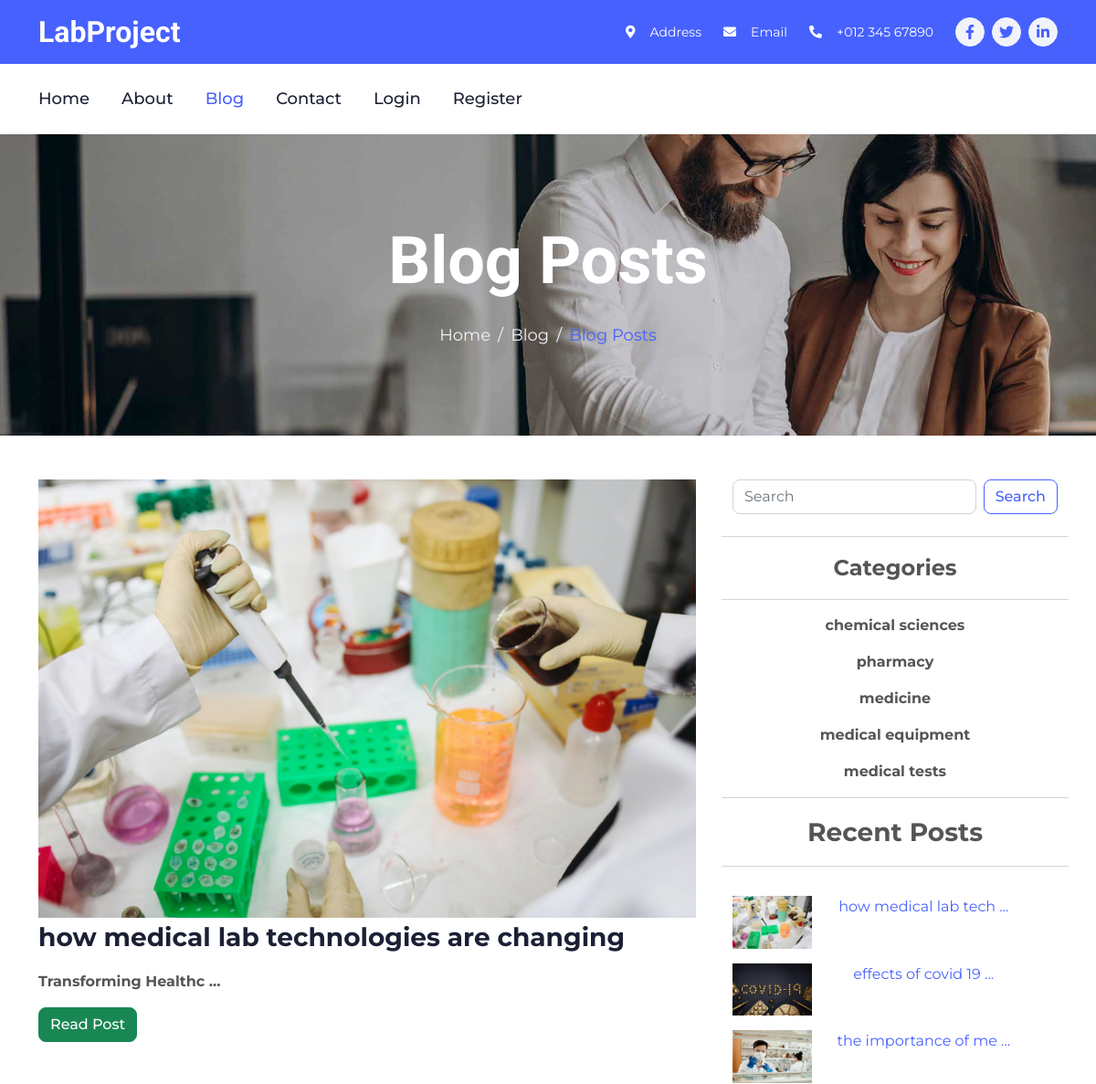
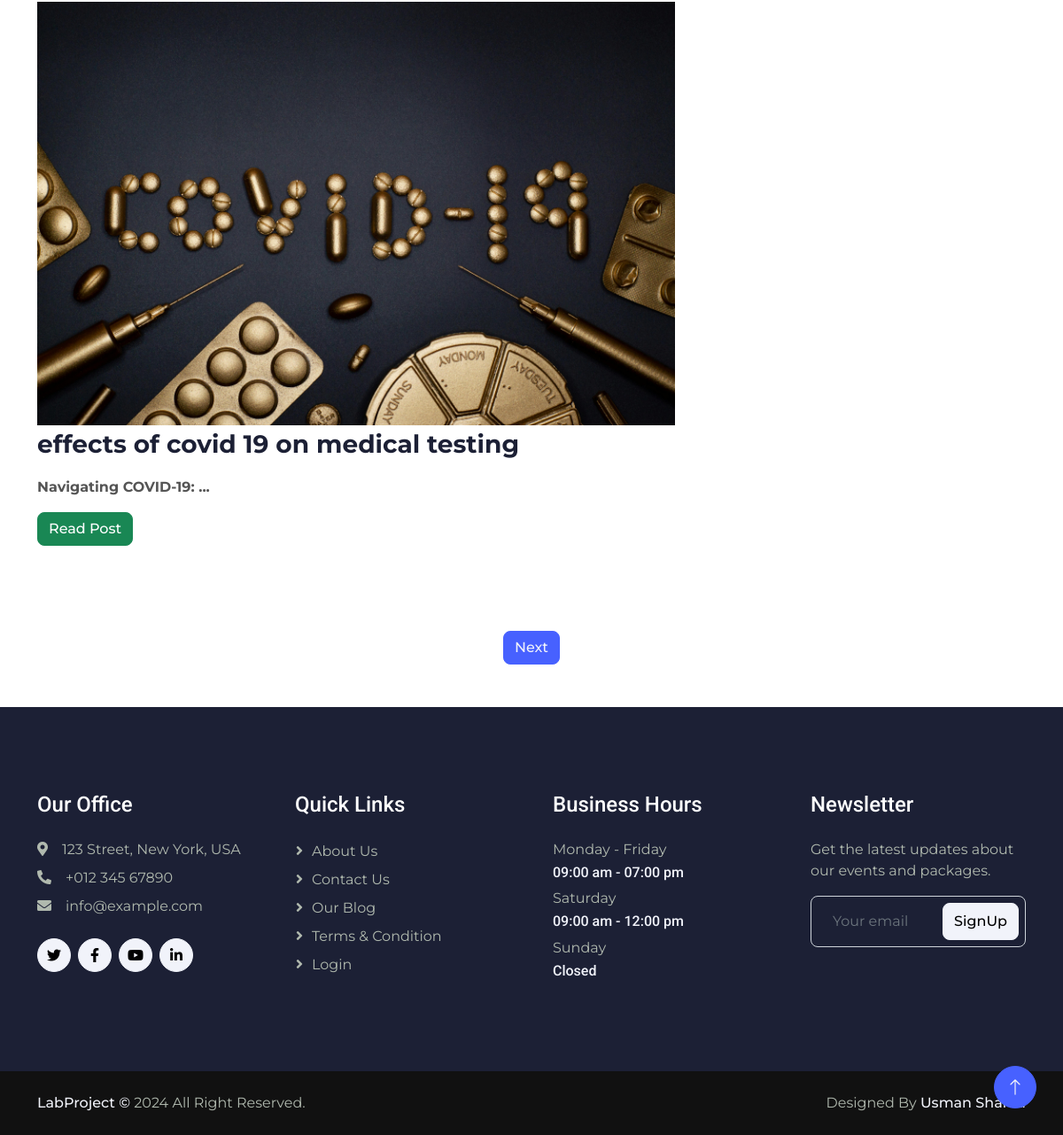
The page /posts on the database its author committed (2 pictures, top to bottom).
### BlogApp/models.py (models this page shows, shortened)
class BlogPosts(models.Model):
    title = models.CharField(
        max_length=500,
        blank=False,
        null=False,
        unique=True
    )
    tagline = models.CharField(
        max_length=850,
        blank=False,
        null=False
    )
    content = RichTextField()
    thumbnail = models.ImageField(
        null=True,
        blank=True,
        upload_to='images/BlogThumnails'
    )
    author = models.ForeignKey(
        User,
        on_delete=models.CASCADE
    )
    post_date = models.DateField(
        auto_now_add=True
    )
    category = models.CharField(
        max_length=255,
        default='Coding',
        null=False,
        blank=False
    )
    likes = models.ManyToManyField(
        User,
        blank=True,
        related_name='post_likes'
    )

class Category(models.Model):
    name = models.CharField(
        max_length=255,
        null=False,
        blank=False,
        unique=True
    )
    added_by = models.ForeignKey(
        User,
        on_delete=models.CASCADE
    )
    added_at = models.DateTimeField(
        auto_now_add=True
    )

### BlogApp/views.py (the view)
# urls.py: path('posts', views.blog_posts, name='blog-posts'),
def blog_posts(request):
    posts = models.BlogPosts.objects.all().order_by('-pk')
    pagination = Paginator(posts, 2)
    page = request.GET.get('page')
    posts = pagination.get_page(page)
    return render(
        request,
        'BlogApp/blog-posts.html',
        {
            'posts': posts,
            'recents': models.BlogPosts.objects.all().order_by('-pk')[0:3],
            'categories': return_categories,
            'blog': True
        }
    )

### BlogApp/templates/BlogApp/blog-posts.html (shortened to what this page needs)
{% extends "BlogApp/base.html" %}
{% block body %}
    <div class="container-fluid page-header py-5 mb-5 wow fadeIn" data-wow-delay="0.1s">
        <div class="container text-center py-5">
            <h1 class="display-2 text-white mb-4 animated slideInDown">Blog Posts</h1>
            <nav aria-label="breadcrumb animated slideInDown">
                <ol class="breadcrumb justify-content-center mb-0">
                    <li class="breadcrumb-item"><a href="/">Home</a></li>
                    <li class="breadcrumb-item"><a href="">Blog</a></li>
                    <li class="breadcrumb-item text-primary" aria-current="page">Blog Posts</li>
                </ol>
            </nav>
        </div>
    </div>
    <div class="container">
        <div class="row">
            <div class="col-md-8 mb-5">
                {% for post in posts %}
                    <div class="row">
                        <a href="/posts/{{post.title|slugify}}">
                        {% if post.thumbnail %}
                            <img src="{{post.thumbnail.url}}" alt="{{post.title}}" class="img-fluid" width="720px">
                        {% else %}
                            <img src="/media/default/default-post.png" alt="{{post.title}}" class="img-fluid" width="720px">
                        {% endif %}
                        </a>
                    </div>
                    <div class="row">
                        <a href="/posts/{{post.title|slugify}}">
                            <p class="fs-3"><strong class="text-dark">{{post.title}}</strong></p>
                        </a>
                        <p class="fs-6"><strong class="text-secondary">{{post.tagline|slice:":20"}} ...</strong></p>
                    </div>
                    <div class="btn-group mb-5">
                        <a href="/posts/{{post.title|slugify}}" class="btn btn-success">Read Post</a>
                    </div>
                    <br>
                {% endfor %}
            </div>
            <div class="col-md-4">
                <div class="row">
                        <form class="d-flex" role="search" method=POST action="/search">
                            <input class="form-control me-2" type="search" placeholder="Search" aria-label="Search" name="search">
                            <button class="btn btn-outline-primary" type="submit">Search</button>
                        </form>
                </div>
                <br>
                <div class="row">
                    <hr>
                        <p class="fs-4 text-center"><strong>Categories</strong></p>
                    <hr>
                    {% for value in categories %}
                        <a href="/category/{{value|slugify}}">
                            <p class="fs-6 text-center"><strong class="text-secondary">{{value}}</strong></p>
                        </a>
                    {% endfor %}
                </div>
                <div class="row d-flex">
                    <hr>
                        <p class="fs-3 text-center"><strong>Recent Posts</strong></p>
                    <hr>
                    <div class="row d-flex">
                    {% for post in recents %}
                        <div class="row mt-3">
                            <div class="col-md-4 text-center">
                                <a href="/posts/{{post.title|slugify}}">
                                    {% if post.thumbnail %}
                                        <img src="{{post.thumbnail.url}}" alt="{{post.title}}" class="img-fluid" width="100px">
                                    {% else %}
                                        <img src="/media/default/default-post.png" alt="{{post.title}}" class="img-fluid" width="100px">
                                    {% endif %}
                                </a>
                            </div>
                            <div class="col-md-8 text-center">
                                <a href="/posts/{{post.title|slugify}}">{{post.title|slice:":20"}} ...</a>
                            </div>
                        </div>
                    {% endfor %}
                    </div>
                </div>
            </div>
        </div>
        <div class="row text-center">
            <div>
                {% if posts.has_next %}
                    <a href="?page={{posts.next_page_number}}" class="btn btn-primary">Next</a>
                {% endif %}
            </div>
        </div>
    </div>
{% endblock body %}

### BlogApp/templates/BlogApp/base.html (shortened to what this page needs)
<!DOCTYPE html>
<html lang="en">
<head>
    <link href="https://cdnjs.cloudflare.com/ajax/libs/font-awesome/5.10.0/css/all.min.css" rel="stylesheet">
    <link href="https://cdn.jsdelivr.net/npm/bootstrap-icons@1.4.1/font/bootstrap-icons.css" rel="stylesheet">
    <link href="/static/BlogApp/lib/animate/animate.min.css" rel="stylesheet">
    <link href="/static/BlogApp/lib/owlcarousel/assets/owl.carousel.min.css" rel="stylesheet">
    <link href="/static/BlogApp/lib/lightbox/css/lightbox.min.css" rel="stylesheet">
    <link href="/static/BlogApp/css/bootstrap.min.css" rel="stylesheet">
    <link href="/static/BlogApp/css/style.css" rel="stylesheet">
</head>
<body>
    <div class="container-fluid bg-primary text-white d-none d-lg-flex">
        <div class="container py-3">
            <div class="d-flex align-items-center">
                <a href="/">
                    <h2 class="text-white fw-bold m-0">LabProject</h2>
                </a>
                <div class="ms-auto d-flex align-items-center">
                    <small class="ms-4"><i class="fa fa-map-marker-alt me-3"></i>Address</small>
                    <small class="ms-4"><i class="fa fa-envelope me-3"></i>Email</small>
                    <small class="ms-4"><i class="fa fa-phone-alt me-3"></i>+012 345 67890</small>
                    <div class="ms-3 d-flex">
                        <a class="btn btn-sm-square btn-light text-primary rounded-circle ms-2" href=""><i class="fab fa-facebook-f"></i></a>
                        <a class="btn btn-sm-square btn-light text-primary rounded-circle ms-2" href=""><i class="fab fa-twitter"></i></a>
                        <a class="btn btn-sm-square btn-light text-primary rounded-circle ms-2" href=""><i class="fab fa-linkedin-in"></i></a>
                    </div>
                </div>
            </div>
        </div>
    </div>
    <div class="container-fluid bg-white sticky-top">
        <div class="container">
            <nav class="navbar navbar-expand-lg bg-white navbar-light p-lg-0">
                <div class="collapse navbar-collapse" id="navbarCollapse">
                    <div class="navbar-nav">
                        <a href="/" class="nav-item nav-link {% if home %}active{% endif %}">Home</a>
                        <a href="/about" class="nav-item nav-link {% if about %}active{% endif %}">About</a>
                        <a href="/posts" class="nav-item nav-link {% if blog %}active{% endif %}">Blog</a>
                        <a href="/contact" class="nav-item nav-link {% if contact %}active{% endif %}">Contact</a>
                        {% if user.is_authenticated %}
                        <div class="nav-item dropdown">
                            <a href="/auth/dashboard" class="nav-link dropdown-toggle" data-bs-toggle="dropdown">User Options</a>
                            <div class="dropdown-menu bg-light rounded-0 rounded-bottom m-0">
                                <a href="/auth/dashboard" class="dropdown-item {% if dashboard %}active{% endif %}">Dashboard</a>
                                <a href="/auth/edit-user" class="dropdown-item {% if edit_user %}active{% endif %}">Edit Account</a>
                                <a href="/auth/edit-password" class="dropdown-item {% if edit_password %}active{% endif %}">Edit password</a>
                                {% if user.profile %}
                                <a href="/auth/edit-profile" class="dropdown-item {% if edit_profile %}active{% endif %}">Edit Profile</a>
                                {% else %}
                                <a href="/auth/create-profile" class="dropdown-item {% if create_profile %}active{% endif %}">Create Profile</a>
                                {% endif %}
                                {% if user.is_staff or user.is_superuser %}
                                <a href="/add-post" class="dropdown-item {% if add_post %}active{% endif %}">Add Post</a>
                                <a href="/lab/test-upload" class="dropdown-item {% if test_upload %}active{% endif %}">Test Upload</a>
                                <a href="/lab/sample-dataset-generator" class="dropdown-item {% if dataset_generator %}active{% endif %}">Sample Generator</a>
                                <a href="/add-category" class="dropdown-item {% if add_category %}active{% endif %}">Add Category</a>
                                <a href="/add-service" class="dropdown-item {% if add_service %}active{% endif %}">Add Service</a>
                                {% endif %}
                                {% if user.is_superuser %}
                                    <a href="/admin-area" class="dropdown-item">Admin Panel</a>
                                {% endif %}
                                <a href="/auth/logout" class="dropdown-item">Logout</a>
                            </div>
                        </div>
                        {% else %}
                            <a href="/auth/login" class="nav-item nav-link {% if login %}active{% endif %}">Login</a>
                            <a href="/auth/register" class="nav-item nav-link {% if register %}active{% endif %}">Register</a>
                        {% endif %}
                    </div>
                </div>
            </nav>
        </div>
    </div>
{% block body %}
{% endblock body %}
    <div class="container-fluid bg-dark footer mt-5 py-5 wow fadeIn" data-wow-delay="0.1s">
        <div class="container py-5">
            <div class="row g-5">
                <div class="col-lg-3 col-md-6">
                    <h4 class="text-white mb-4">Our Office</h4>
                    <p class="mb-2"><i class="fa fa-map-marker-alt me-3"></i>123 Street, New York, USA</p>
                    <p class="mb-2"><i class="fa fa-phone-alt me-3"></i>+012 345 67890</p>
                    <p class="mb-2"><i class="fa fa-envelope me-3"></i>info@example.com</p>
                    <div class="d-flex pt-3">
                        <a class="btn btn-square btn-light rounded-circle me-2" href=""><i class="fab fa-twitter"></i></a>
                        <a class="btn btn-square btn-light rounded-circle me-2" href=""><i class="fab fa-facebook-f"></i></a>
                        <a class="btn btn-square btn-light rounded-circle me-2" href=""><i class="fab fa-youtube"></i></a>
                        <a class="btn btn-square btn-light rounded-circle me-2" href=""><i class="fab fa-linkedin-in"></i></a>
                    </div>
                </div>
                <div class="col-lg-3 col-md-6">
                    <h4 class="text-white mb-4">Quick Links</h4>
                    <a class="btn btn-link" href="/about">About Us</a>
                    <a class="btn btn-link" href="/contact">Contact Us</a>
                    <a class="btn btn-link" href="/blog">Our Blog</a>
                    <a class="btn btn-link" href="">Terms & Condition</a>
                    <a class="btn btn-link" href="/auth/login">Login</a>
                </div>
                <div class="col-lg-3 col-md-6">
                    <h4 class="text-white mb-4">Business Hours</h4>
                    <p class="mb-1">Monday - Friday</p>
                    <h6 class="text-light">09:00 am - 07:00 pm</h6>
                    <p class="mb-1">Saturday</p>
                    <h6 class="text-light">09:00 am - 12:00 pm</h6>
                    <p class="mb-1">Sunday</p>
                    <h6 class="text-light">Closed</h6>
                </div>
                <div class="col-lg-3 col-md-6">
                    <h4 class="text-white mb-4">Newsletter</h4>
                    <p>Get the latest updates about our events and packages.</p>
                    <form action="/newsletter" method=POST>
                    <div class="position-relative w-100">
                        <input class="form-control bg-transparent w-100 py-3 ps-4 pe-5" type="text" placeholder="Your email" name="email">
                        <button type="submit" class="btn btn-light py-2 position-absolute top-0 end-0 mt-2 me-2">SignUp</button>
                    </div>
                    </form>
                </div>
            </div>
        </div>
    </div>
    <div class="container-fluid copyright py-4">
        <div class="container">
            <div class="row">
                <div class="col-md-6 text-center text-md-start mb-3 mb-md-0">
                    <a class="fw-medium text-light" href="">LabProject &copy;</a> <span id="year-tag"></span> All Right Reserved.
                </div>
                <div class="col-md-6 text-center text-md-end">
                    Designed By <a class="fw-medium text-light" href="https://usm.pythonanywhere.com">Usman Shahid</a>
                </div>
            </div>
        </div>
    </div>
    <a href="#" class="btn btn-lg btn-primary btn-lg-square rounded-circle back-to-top"><i class="bi bi-arrow-up"></i></a>
</body>
</html>

### rows shown on the page
BlogPosts: thumbnail (picture), title "how medical lab technologies are changing", tagline "Transforming Healthc", title "how medical lab tech"
BlogPosts: thumbnail (picture), title "effects of covid 19 on medical testing", tagline "Navigating COVID-19:", title "effects of covid 19"
Category: categories "chemical sciences"
Category: categories "pharmacy"
Category: categories "medicine"
Category: categories "medical equipment"
Category: categories "medical tests"
BlogPosts: thumbnail (picture), title "the importance of me"
